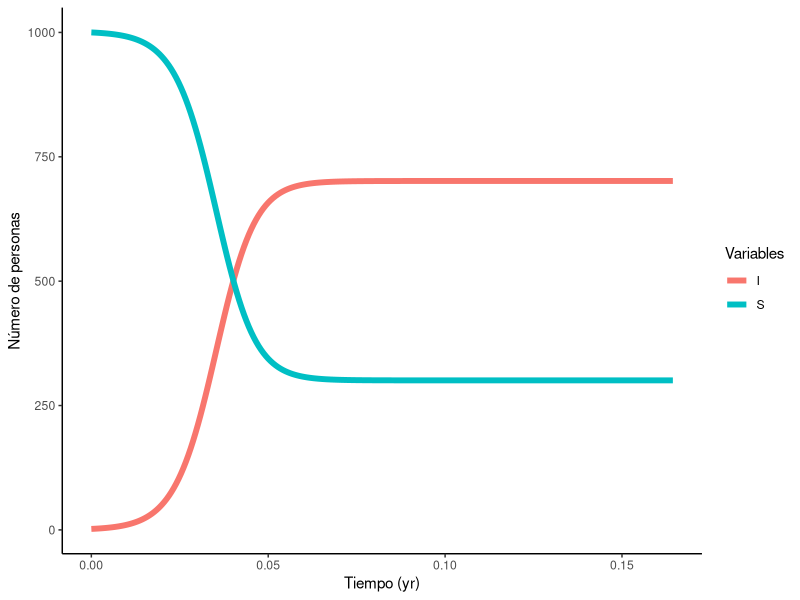
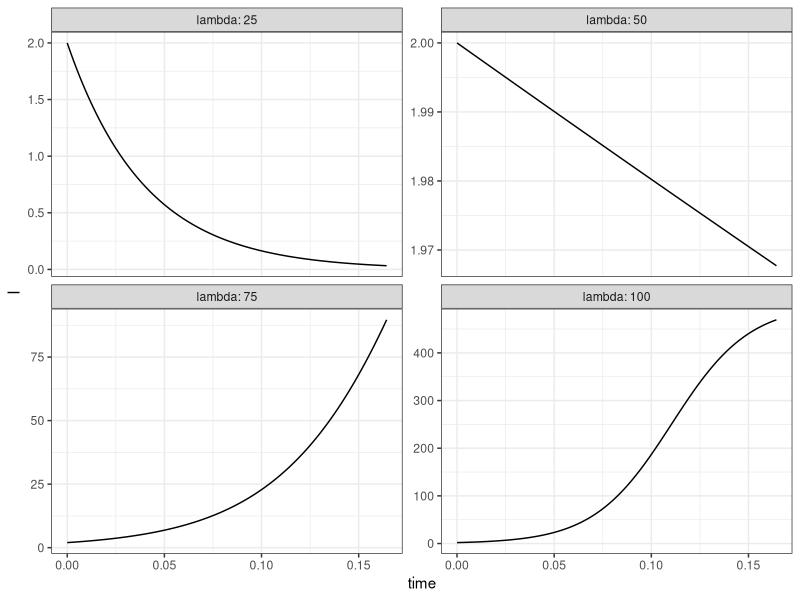
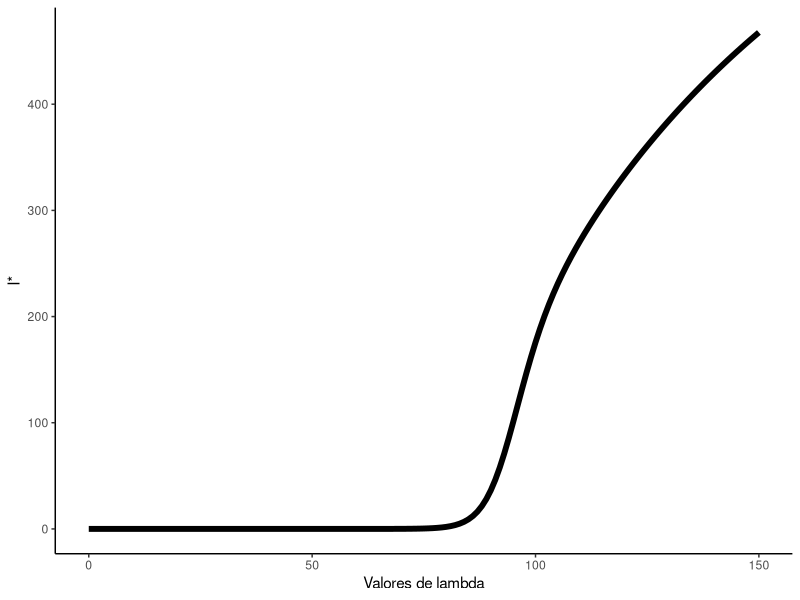
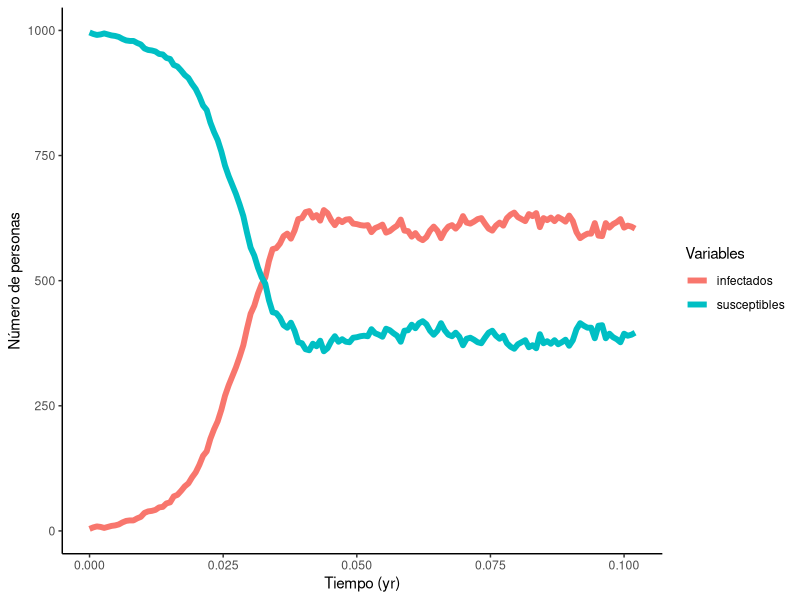

Recreate these plots in R, in order.
## ---- chunk 1
#install.packages(c("tidyverse","deSolve","ggplot2"))
## ---- chunk 2
library(tidyverse)
library(deSolve)
library(ggplot2)
## ---- chunk 3
sis.model<-function(t,x,parametros){
  #Extraer las variables de estado
  S <- x[1]
  I <- x[2]
  
  #Extraer los parámetros
  lambda <- parametros["lambda"]
  mu <- parametros["mu"]
  N <- S + I
  
  #Ahora el código que modela las ecuaciones
  
  dSdt <- -((lambda*S*I)/N) + mu*I #Ecuación para los susceptibles
  dIdt <- ((lambda*S*I)/N) - mu*I #Ecuación para los infectados
  
  #Combinar los resultados en un vector unitario
  
  dxdt <- c(dSdt,dIdt)
  
  #Retornar los resultados como una lista
  list(dxdt)
}
## ---- chunk 4
parametros <- c(lambda = 250, mu = 75) #Parámetros epidemiológicos
times <- seq(from=0,to=60/365,by=1/365/4) #Línea de tiempo a evaluar
xstart <- c(S = 1000,I = 2) #Parámetros iniciales para las poblaciones
## ---- chunk 5
ode(
  func = sis.model,
  method = "euler",
  y = xstart,
  times = times,
  parms = parametros,
)%>%
  as.data.frame() -> salida
## ---- chunk 6
p<- salida %>%
  gather(variable,value,-time) %>%
  ggplot(aes(x=time,y=value,color=variable))+
  geom_line(size=2)+
  theme_classic()+
  labs(x='Tiempo (yr)',y='Número de personas',color = "Variables")
p
## ---- chunk 7
valores_lambda <- c(25,50,75,100)
valores_mu <- 50
## ---- chunk 8
expand.grid(lambda=valores_lambda,mu=valores_mu)%>%
  group_by(lambda) %>%
  do(
    {
      ode(func=sis.model,y=xstart,times=times,
        parms=c(lambda=.$lambda,mu=.$mu)) %>%
        as.data.frame()
    }
  ) %>%
  ggplot(aes(x=time,y=I))+
  geom_line()+
  facet_wrap(~lambda,scales='free_y',labeller=label_both)+
  theme_bw()
## ---- chunk 9
lambdas <- seq(from=0,to=150,by =1)
mus <- rep(80,length(lambdas))
Iestable <- rep(NA,length(lambdas))

for(i in 1:length(lambdas)){
  parametros <- c(lambda = lambdas[i], mu = mus[i]) #Parámetros epidemiológicos
  times <- seq(from=0,to=120/365,by=1/365/4) #Línea de tiempo a evaluar
  xstart <- c(S = 1000,I = 2) #Parámetros iniciales para las poblaciones
  ode(
    func = sis.model,
    method = "euler",
    y = xstart,
    times = times,
    parms = parametros,
  )%>%
    as.data.frame() -> salida
  Iestable[i]<-salida$I[nrow(salida)]
}

salida<-data.frame(lambdas,Iestable)
ggplot(data = salida,aes(x=lambdas,y=Iestable))+
  geom_line(size=2)+
  theme_classic()+
  labs(x='Valores de lambda',y='I*')
## ---- chunk 10
sir.model<-function(t,x,parametros){
  #Extraer las variables de estado
  
  #Extraer los parámetros
  
  #Ahora el código que modela las ecuaciones
  
  #Combinar los resultados en un vector unitario
  dxdt <- c(dSdt,dIdt,dRdt)
  
  #Retornar los resultados como una lista
  list(dxdt)
}
## ---- chunk 11
#parametros <- c(lambda = 250, mu = 75) #Parámetros epidemiológicos
#times <- seq(from=0,to=60/365,by=1/365/4) #Línea de tiempo a evaluar
#xstart <- c(S = 1000,I = 2, R=0) #Parámetros iniciales para las poblaciones

#ode(
#  func = sir.model,
#  y = xstart,
#  times = times,
#  parms = parametros,
#)%>%
#  as.data.frame() -> salida2

#salida2 %>%
#  gather(variable,value,-time) %>%
#  ggplot(aes(x=time,y=value,color=variable))+
#  geom_line(size=2)+
#  theme_classic()+
#  labs(x='Tiempo (yr)',y='Número de personas',color = "Variables")

rm(salida2,salida,parametros,valores_lambda,valores_mu,xstart,
   sis.model,sir.model)
## ---- chunk 12
infectar <- function(df, contactos, lambda){
  n_infectados <- nrow(df[df$estado==1,]) #Sacando el número de infectados
  #Sacamos la muestra aleatoria de agentes susceptibles a infectar
  muestra_a_infectar <- df[df$id%in%sample(df$id[df$estado==0],                                         min(n_infectados*contactos,nrow(df[df$estado==0,])),replace = T),]
  aleatorio <- runif(nrow(muestra_a_infectar),0,1) #Se generan tantos aleatorios como infectados con la probabilidad lambda
  chance <- as.integer(aleatorio<=lambda) #Se evalua si el aleatorio es menor o igual a lambda
  df$estado[df$id%in%muestra_a_infectar$id]<-df$estado[df$id%in%muestra_a_infectar$id]+chance#Se cambia el estado a los agentes de la muestra
  return(df)
}
## ---- chunk 13
recuperar <- function(df,ids_infectados,mu){
  aleatorio <- runif(length(ids_infectados),0,1) #Se generan tantos aleatorios como infectados con la probabilidad mu
  chance <- as.integer(aleatorio<=mu) #Se evalua si el aleatorio es menor o igual a mu
  df$estado[df$estado==1 & df$id%in%ids_infectados]<-df$estado[df$estado==1 & df$id%in%ids_infectados]-chance #Se cambia el estado
  return(df)
}
## ---- chunk 14
paso<-function(df,lambda,mu,contactos){
  ids_infectados<-df$id[df$estado==1]
  df<-infectar(df,contactos,lambda)
  df<-recuperar(df,ids_infectados,mu)
  return(df)
}
## ---- chunk 15
N <- 1000 #Población inicial de agentes
T <- 150 #Periodos de tiempo a simular
n_infectados_iniciales <- 4 #Número de infectados iniciales
df <- data.frame(id = 1:N,estado = rep(0,N))#Creamos la base con la inicialización de los identificadores y los estados

#Asignando el infectado inicial

df$estado[df$id%in%sample(df$id,n_infectados_iniciales)]<-1

#Definimos los parámetros del modelo
lambda <- 0.2
mu <- 0.08
contactos <- 1

#Creamos las listas para guardar la información de los suceptibles e infectados
infectados<-rep(NA,T)
susceptibles<-rep(NA,T)

for(i in 1:T){
  #Guardamos la cantidad los infectados y susceptibles en las listas
  infectados[i] <- nrow(df[df$estado==1,])
  susceptibles[i] <- nrow(df[df$estado==0,])
  df<-paso(df,lambda,mu,contactos) #Generamos un paso en el modelo
}
## ---- chunk 16
salida <-data.frame(time = times[1:length(susceptibles)],susceptibles,infectados)

q<-salida %>%
  gather(variable,value,-time) %>%
  ggplot(aes(x=time,y=value,color=variable))+
  geom_line(size=2)+
  theme_classic()+
  labs(x='Tiempo (yr)',y='Número de personas',color = "Variables")
q
## ---- chunk 17
#Espacio para incluir las funciones del modelo SIR
